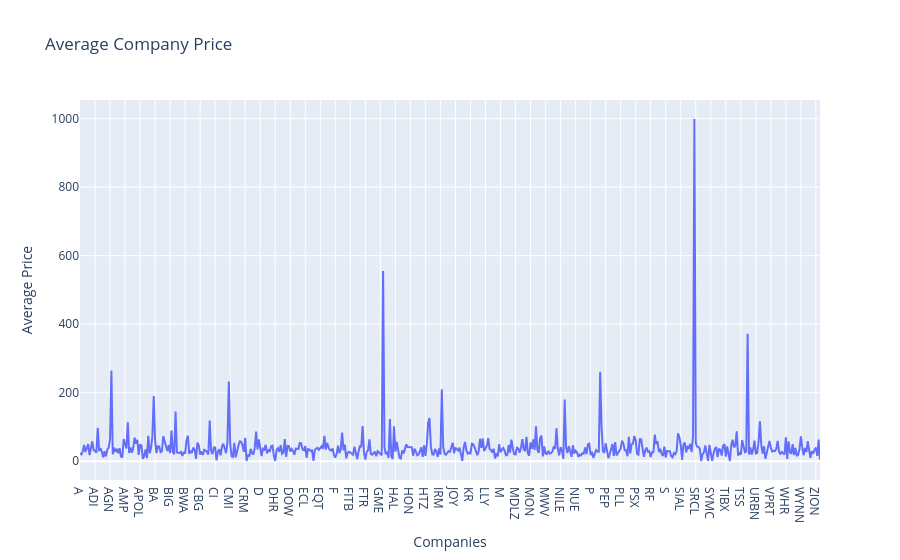

This figure's notebook cell:
### Markdown cell above
## 4. Price Trends Over Time

### Code cell
def plot_average_price_over_time(plot=False):
    avg_price_over_time = prices_df.iloc[:, 1:].clip(lower=0.1, upper=1000).mean(skipna=True)
    avg_price_over_time.sort_values(ascending=False)
    avg_price_df = avg_price_over_time.to_frame(name='Average Price')
    avg_price_df.reset_index(inplace=True)
    avg_price_df.rename(columns={'index': 'Companies'}, inplace=True)

    fig = px.line(
        avg_price_df,
        x='Companies',
        y='Average Price',
        title='Average Company Price',
        labels={
            'Companies': 'Companies',
            'Average Price': 'Average Price' 
        }
    )
    if plot:
        plot_path = '../results/plots/average_price_over_time.png'
        fig.write_image(plot_path, width=1000, height=600, scale=2)

    fig.show()

plot_average_price_over_time()

### Figure 1 — Plotly figure (JSON) as saved in the notebook; plotly's stock layout.template omitted (floating-point values rounded to 4 significant figures; data arrays with more than 128 entries replaced by an {"elided": "..."} marker saying what was removed)
{"data": [{"hovertemplate": "Companies=%{x}<br>Average Price=%{y}<extra></extra>", "legendgroup": "", "line": {"color": "#636efa", "dash": "solid"}, "marker": {"symbol": "circle"}, "mode": "lines", "name": "", "orientation": "v", "showlegend": false, "type": "scatter", "x": {"elided": "543 str values"}, "xaxis": "x", "y": {"elided": "543 float values"}, "yaxis": "y"}], "layout": {"legend": {"tracegroupgap": 0}, "title": {"text": "Average Company Price"}, "xaxis": {"anchor": "y", "domain": [0, 1], "title": {"text": "Companies"}}, "yaxis": {"anchor": "x", "domain": [0, 1], "title": {"text": "Average Price"}}}}
